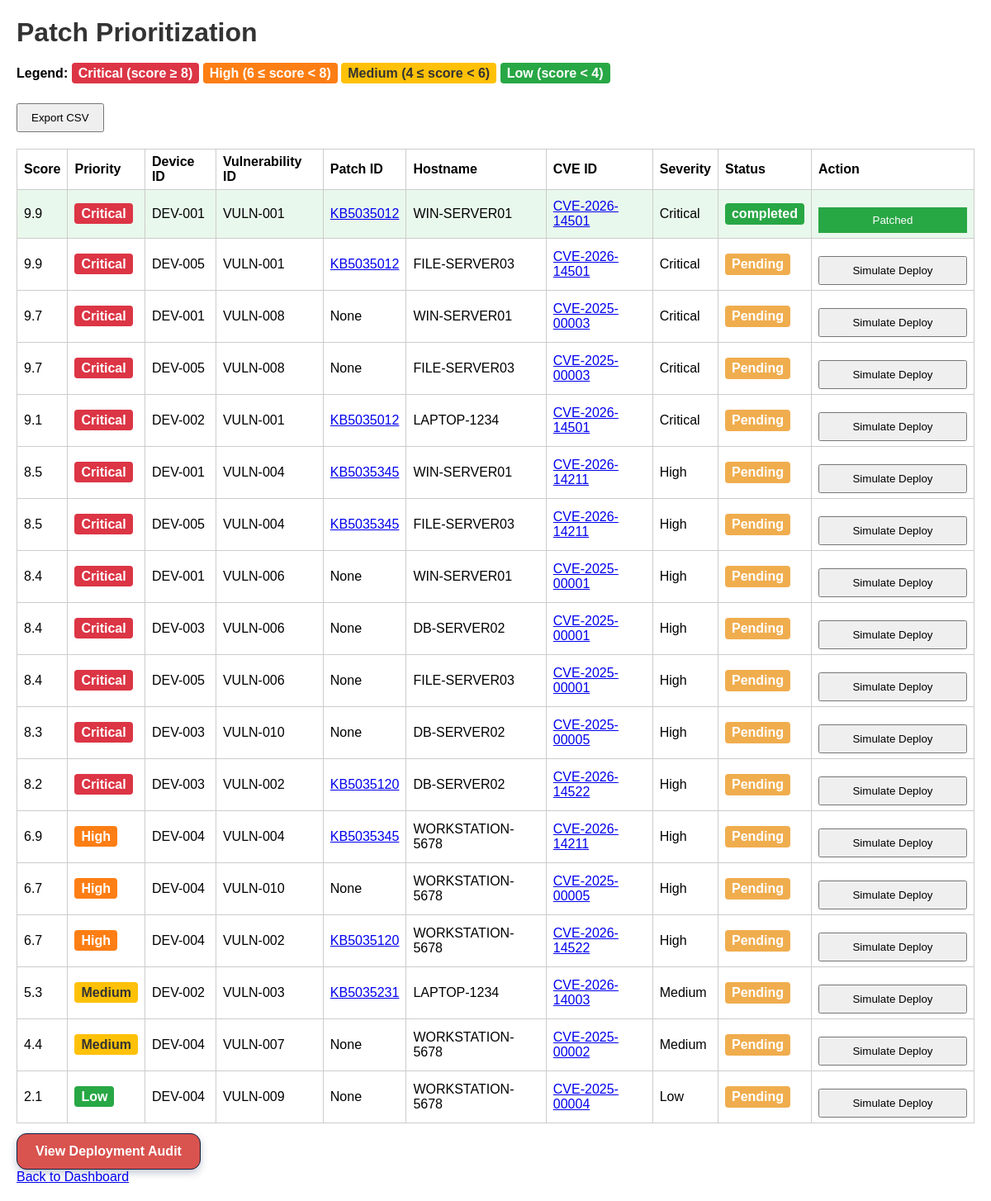
Page /priorities on the earlier database version.
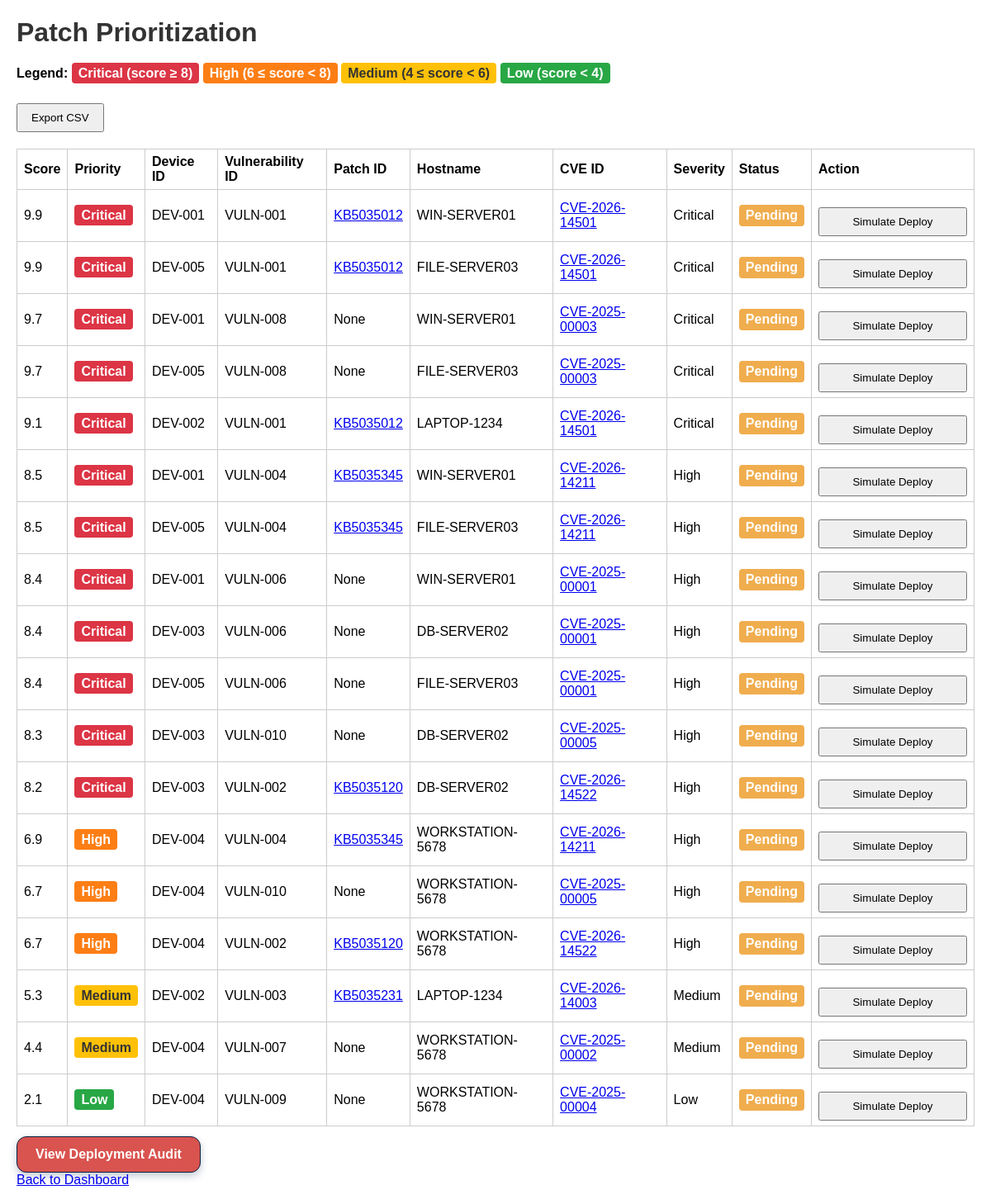
Same page on the later database version.
### tables this page shows
CREATE TABLE Vulnerabilities (
    vuln_id INTEGER PRIMARY KEY AUTOINCREMENT,
    id TEXT,
    cve_id TEXT NOT NULL,
    severity TEXT,
    cvss REAL,
    description TEXT
);

CREATE TABLE Priority_Scores (
    score_id INTEGER PRIMARY KEY AUTOINCREMENT,
    dv_id INTEGER NOT NULL,
    patch_id TEXT,
    score_value REAL,
    priority TEXT,
    score_reason TEXT,
    FOREIGN KEY (dv_id) REFERENCES Device_Vulnerabilities(dv_id),
    FOREIGN KEY (patch_id) REFERENCES Patches(patch_id)
);

CREATE TABLE Devices (
    device_id TEXT PRIMARY KEY,
    hostname TEXT NOT NULL,
    os TEXT,
    criticality TEXT
);

### main.py (the view)
@app.get("/priorities")
def priorities(request: Request):
    from services.scoring_service import get_priority_list
    priorities = get_priority_list()
    return templates.TemplateResponse("priorities.html", {"request": request, "priorities": priorities})

### templates/priorities.html (shortened to what this page needs)
<!DOCTYPE html>
<html>
<head>
    <link rel="stylesheet" href="/static/styles.css">
</head>
<body>
<h1>Patch Prioritization</h1>
<div style="margin-bottom: 12px;">
    <strong>Legend:</strong>
    <span class="priority critical">Critical (score ≥ 8)</span>
    <span class="priority high">High (6 ≤ score &lt; 8)</span>
    <span class="priority medium">Medium (4 ≤ score &lt; 6)</span>
    <span class="priority low">Low (score &lt; 4)</span>
</div>
<div style="margin-bottom: 20px;">
    <button onclick="exportCSV()">Export CSV</button>
</div>
<table>
    <tr>
        <th>Score</th>
        <th>Priority</th>
        <th>Device ID</th>
        <th>Vulnerability ID</th>
        <th>Patch ID</th>
        <th>Hostname</th>
        <th>CVE ID</th>
        <th>Severity</th>
        <th>Status</th>
        <th>Action</th>
    </tr>
    {% for p in priorities %}
    <tr class="{% if p.action_status | lower == 'completed' %}deployed-row{% endif %}" onclick="showDetail({{ p.score_id }})" style="cursor: pointer;">
        <td>{{ p.score_value | round(1) }}</td>
        <td><span class="priority {{ p.priority | lower }}">{{ p.priority }}</span></td>
        <td>{{ p.device_id }}</td>
        <td>{{ p.vulnerability_id }}</td>
        <td>
            {% if p.patch_id %}
            <a href="https://support.microsoft.com/search?query={{ p.patch_id }}" target="_blank" rel="noopener noreferrer">{{ p.patch_id }}</a>
            {% else %}
            None
            {% endif %}
        </td>
        <td>{{ p.hostname }}</td>
        <td>
            {% if p.cve_id %}
            <a href="https://cve.mitre.org/cgi-bin/cvename.cgi?name={{ p.cve_id }}" target="_blank" rel="noopener noreferrer">{{ p.cve_id }}</a>
            {% else %}
            None
            {% endif %}
        </td>
        <td>{{ p.severity }}</td>
        <td><span class="status {{ p.action_status | lower }}">{{ p.action_status }}</span></td>
        <td onclick="event.stopPropagation();">
            <div class="deploy-cell">
                {% if p.action_status | lower == 'completed' %}
                    <button class="deployed-button" disabled>Patched</button>
                {% else %}
                    <button onclick="deploy(this, '{{ p.score_id }}')">Simulate Deploy</button>
                {% endif %}
            </div>
        </td>
    </tr>
    {% else %}
    <tr>
        <td colspan="10">No priorities found. Please ingest data and run scoring first.</td>
    </tr>
    {% endfor %}
</table>
<div style="margin-top:12px;">
    <a href="/deployments" class="nav-button audit-button" style="background:#d9534f;color:#ffffff;padding:12px 22px;border-radius:12px;display:inline-block;text-decoration:none;font-weight:800;font-size:1rem;">View Deployment Audit</a>
</div>
<a href="/dashboard">Back to Dashboard</a>
</body>
</html>

Differences in the rows shown:
removed Vulnerabilities: score_value "9.9", priority "Critical", device_id "DEV-001", vulnerability_id "VULN-001", patch_id "KB5035012", hostname "WIN-SERVER01", cve_id "CVE-2026-14501", severity "Critical", action_status "completed", shows "Patched", device_id "DEV-005", hostname "FILE-SERVER03", action_status "Pending", score_value "9.1", device_id "DEV-002", hostname "LAPTOP-1234"
added Vulnerabilities: score_value "9.9", priority "Critical", device_id "DEV-001", vulnerability_id "VULN-001", patch_id "KB5035012", hostname "WIN-SERVER01", cve_id "CVE-2026-14501", severity "Critical", action_status "Pending", device_id "DEV-005", hostname "FILE-SERVER03", score_value "9.1", device_id "DEV-002", hostname "LAPTOP-1234"
